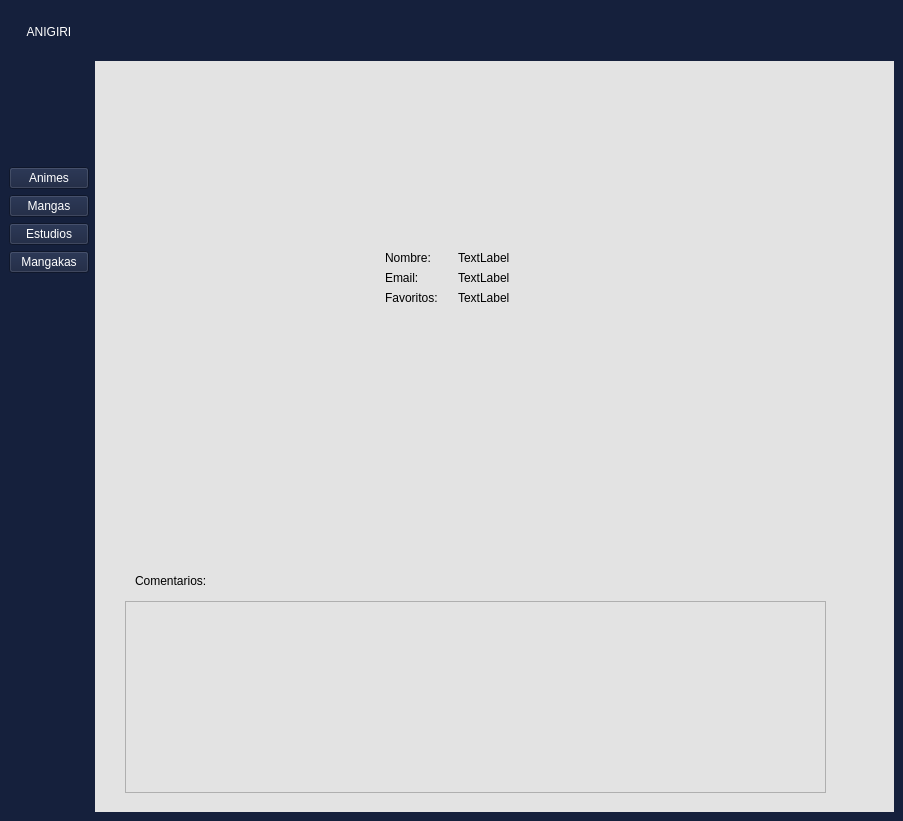
<?xml version="1.0" encoding="UTF-8"?>
<ui version="4.0">
 <class>MainWindow</class>
 <widget class="QMainWindow" name="MainWindow">
  <property name="geometry">
   <rect>
    <x>0</x>
    <y>0</y>
    <width>903</width>
    <height>821</height>
   </rect>
  </property>
  <property name="minimumSize">
   <size>
    <width>903</width>
    <height>821</height>
   </size>
  </property>
  <property name="maximumSize">
   <size>
    <width>903</width>
    <height>821</height>
   </size>
  </property>
  <property name="windowTitle">
   <string>MainWindow</string>
  </property>
  <property name="styleSheet">
   <string notr="true">background-color: rgb(21, 32, 60);</string>
  </property>
  <widget class="QWidget" name="centralwidget">
   <layout class="QGridLayout" name="gridLayout">
    <item row="0" column="3">
     <spacer name="horizontalSpacer">
      <property name="orientation">
       <enum>Qt::Orientation::Horizontal</enum>
      </property>
      <property name="sizeHint" stdset="0">
       <size>
        <width>40</width>
        <height>20</height>
       </size>
      </property>
     </spacer>
    </item>
    <item row="3" column="1">
     <spacer name="verticalSpacer">
      <property name="orientation">
       <enum>Qt::Orientation::Vertical</enum>
      </property>
      <property name="sizeHint" stdset="0">
       <size>
        <width>20</width>
        <height>40</height>
       </size>
      </property>
     </spacer>
    </item>
    <item row="7" column="1">
     <widget class="QPushButton" name="estudioButton">
      <property name="styleSheet">
       <string notr="true">color: rgb(255, 255, 255);</string>
      </property>
      <property name="text">
       <string>Estudios</string>
      </property>
     </widget>
    </item>
    <item row="3" column="2" rowspan="18" colspan="3">
     <layout class="QGridLayout" name="gridLayout_3">
      <item row="0" column="0">
       <widget class="QWidget" name="widget" native="true">
        <property name="styleSheet">
         <string notr="true">background-color: rgb(227, 227, 227);</string>
        </property>
        <widget class="QWidget" name="formLayoutWidget">
         <property name="geometry">
          <rect>
           <x>290</x>
           <y>190</y>
           <width>291</width>
           <height>98</height>
          </rect>
         </property>
         <layout class="QFormLayout" name="formLayout">
          <property name="horizontalSpacing">
           <number>20</number>
          </property>
          <item row="0" column="0">
           <widget class="QLabel" name="nombreLabel">
            <property name="styleSheet">
             <string notr="true">color: rgb(0, 0, 0);
font: 16pt &quot;Segoe UI&quot;;</string>
            </property>
            <property name="text">
             <string>Nombre:</string>
            </property>
           </widget>
          </item>
          <item row="1" column="0">
           <widget class="QLabel" name="emailLabel">
            <property name="styleSheet">
             <string notr="true">color: rgb(0, 0, 0);
font: 16pt &quot;Segoe UI&quot;;</string>
            </property>
            <property name="text">
             <string>Email:</string>
            </property>
           </widget>
          </item>
          <item row="1" column="1">
           <widget class="QLabel" name="email">
            <property name="styleSheet">
             <string notr="true">color: rgb(0, 0, 0);
font: 16pt &quot;Segoe UI&quot;;</string>
            </property>
            <property name="text">
             <string>TextLabel</string>
            </property>
           </widget>
          </item>
          <item row="0" column="1">
           <widget class="QLabel" name="nombre">
            <property name="styleSheet">
             <string notr="true">color: rgb(0, 0, 0);
font: 16pt &quot;Segoe UI&quot;;</string>
            </property>
            <property name="text">
             <string>TextLabel</string>
            </property>
           </widget>
          </item>
          <item row="2" column="0">
           <widget class="QLabel" name="favoritosLabel">
            <property name="styleSheet">
             <string notr="true">color: rgb(0, 0, 0);
font: 16pt &quot;Segoe UI&quot;;</string>
            </property>
            <property name="text">
             <string>Favoritos:</string>
            </property>
           </widget>
          </item>
          <item row="2" column="1">
           <widget class="QLabel" name="favoritos">
            <property name="styleSheet">
             <string notr="true">color: rgb(0, 0, 0);
font: 16pt &quot;Segoe UI&quot;;</string>
            </property>
            <property name="text">
             <string>TextLabel</string>
            </property>
           </widget>
          </item>
         </layout>
        </widget>
        <widget class="QLabel" name="userImg">
         <property name="geometry">
          <rect>
           <x>70</x>
           <y>60</y>
           <width>191</width>
           <height>191</height>
          </rect>
         </property>
         <property name="sizePolicy">
          <sizepolicy hsizetype="Preferred" vsizetype="Preferred">
           <horstretch>0</horstretch>
           <verstretch>0</verstretch>
          </sizepolicy>
         </property>
         <property name="text">
          <string/>
         </property>
        </widget>
        <widget class="QLabel" name="label">
         <property name="geometry">
          <rect>
           <x>40</x>
           <y>510</y>
           <width>131</width>
           <height>20</height>
          </rect>
         </property>
         <property name="styleSheet">
          <string notr="true">color: rgb(0, 0, 0);
font: 16pt &quot;Segoe UI&quot;;</string>
         </property>
         <property name="text">
          <string>Comentarios:</string>
         </property>
        </widget>
        <widget class="QListWidget" name="comentariosList">
         <property name="geometry">
          <rect>
           <x>30</x>
           <y>540</y>
           <width>701</width>
           <height>192</height>
          </rect>
         </property>
        </widget>
       </widget>
      </item>
     </layout>
    </item>
    <item row="19" column="1">
     <spacer name="verticalSpacer_3">
      <property name="orientation">
       <enum>Qt::Orientation::Vertical</enum>
      </property>
      <property name="sizeHint" stdset="0">
       <size>
        <width>20</width>
        <height>40</height>
       </size>
      </property>
     </spacer>
    </item>
    <item row="17" column="1">
     <spacer name="verticalSpacer_5">
      <property name="orientation">
       <enum>Qt::Orientation::Vertical</enum>
      </property>
      <property name="sizeHint" stdset="0">
       <size>
        <width>20</width>
        <height>40</height>
       </size>
      </property>
     </spacer>
    </item>
    <item row="20" column="1">
     <spacer name="verticalSpacer_2">
      <property name="orientation">
       <enum>Qt::Orientation::Vertical</enum>
      </property>
      <property name="sizeHint" stdset="0">
       <size>
        <width>20</width>
        <height>40</height>
       </size>
      </property>
     </spacer>
    </item>
    <item row="6" column="1">
     <widget class="QPushButton" name="mangaButton">
      <property name="styleSheet">
       <string notr="true">color: rgb(255, 255, 255);</string>
      </property>
      <property name="text">
       <string>Mangas</string>
      </property>
     </widget>
    </item>
    <item row="1" column="3">
     <spacer name="horizontalSpacer_2">
      <property name="orientation">
       <enum>Qt::Orientation::Horizontal</enum>
      </property>
      <property name="sizeHint" stdset="0">
       <size>
        <width>40</width>
        <height>20</height>
       </size>
      </property>
     </spacer>
    </item>
    <item row="18" column="1">
     <spacer name="verticalSpacer_4">
      <property name="orientation">
       <enum>Qt::Orientation::Vertical</enum>
      </property>
      <property name="sizeHint" stdset="0">
       <size>
        <width>20</width>
        <height>40</height>
       </size>
      </property>
     </spacer>
    </item>
    <item row="0" column="1" rowspan="2">
     <widget class="QPushButton" name="homeButton">
      <property name="styleSheet">
       <string notr="true">QPushButton {
    background: transparent; 
    border: none;
    color: white; 
	font: 24pt &quot;Pinky Show&quot;;
}

QPushButton:hover {
    background: transparent; 
}</string>
      </property>
      <property name="text">
       <string>ANIGIRI</string>
      </property>
     </widget>
    </item>
    <item row="5" column="1">
     <widget class="QPushButton" name="animeButton">
      <property name="styleSheet">
       <string notr="true">color: rgb(255, 255, 255);</string>
      </property>
      <property name="text">
       <string>Animes</string>
      </property>
     </widget>
    </item>
    <item row="16" column="1">
     <spacer name="verticalSpacer_6">
      <property name="orientation">
       <enum>Qt::Orientation::Vertical</enum>
      </property>
      <property name="sizeHint" stdset="0">
       <size>
        <width>20</width>
        <height>40</height>
       </size>
      </property>
     </spacer>
    </item>
    <item row="8" column="1">
     <widget class="QPushButton" name="mangakaButton">
      <property name="styleSheet">
       <string notr="true">color: rgb(255, 255, 255);</string>
      </property>
      <property name="text">
       <string>Mangakas</string>
      </property>
     </widget>
    </item>
   </layout>
  </widget>
 </widget>
 <resources/>
 <connections/>
</ui>
